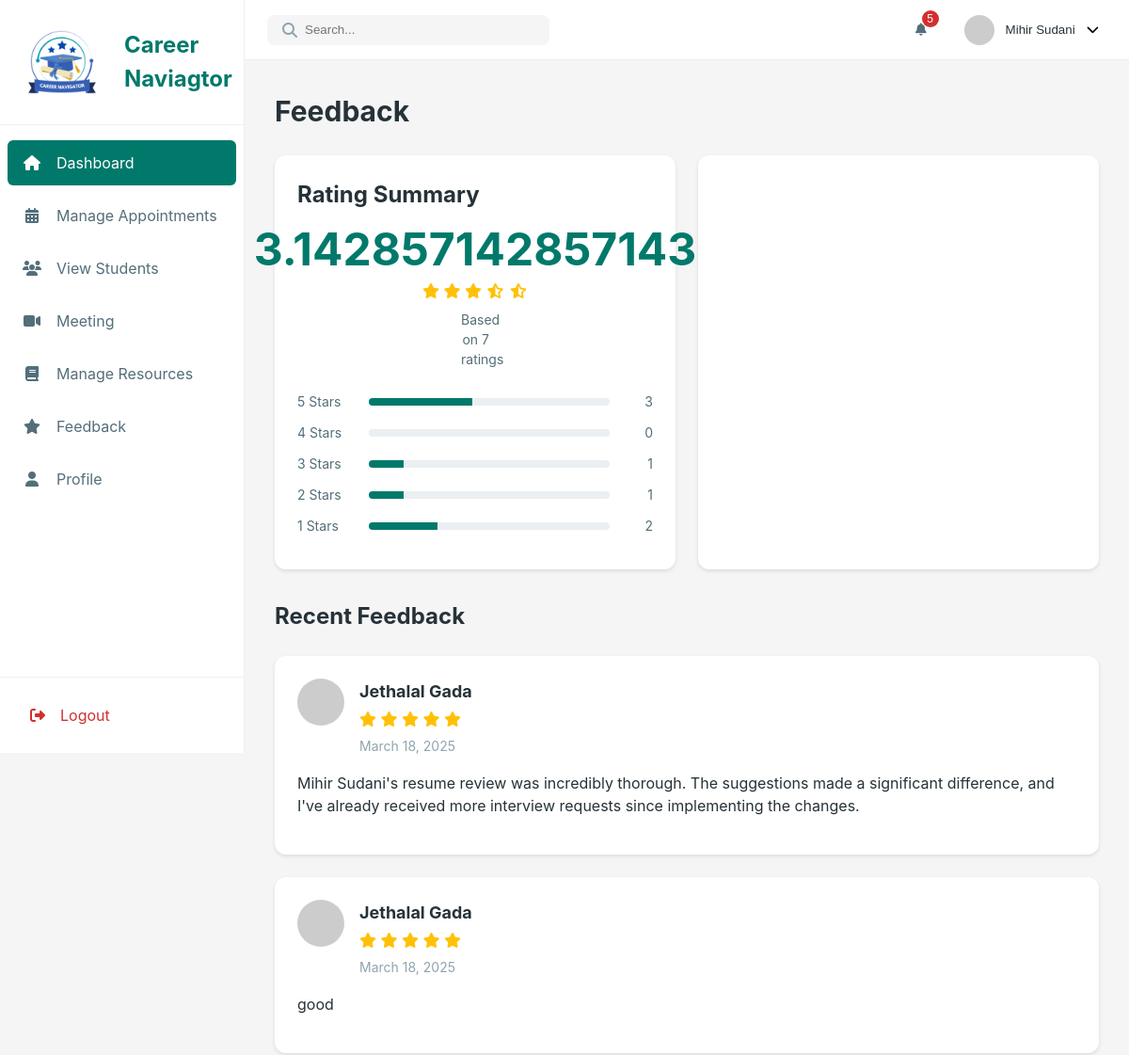
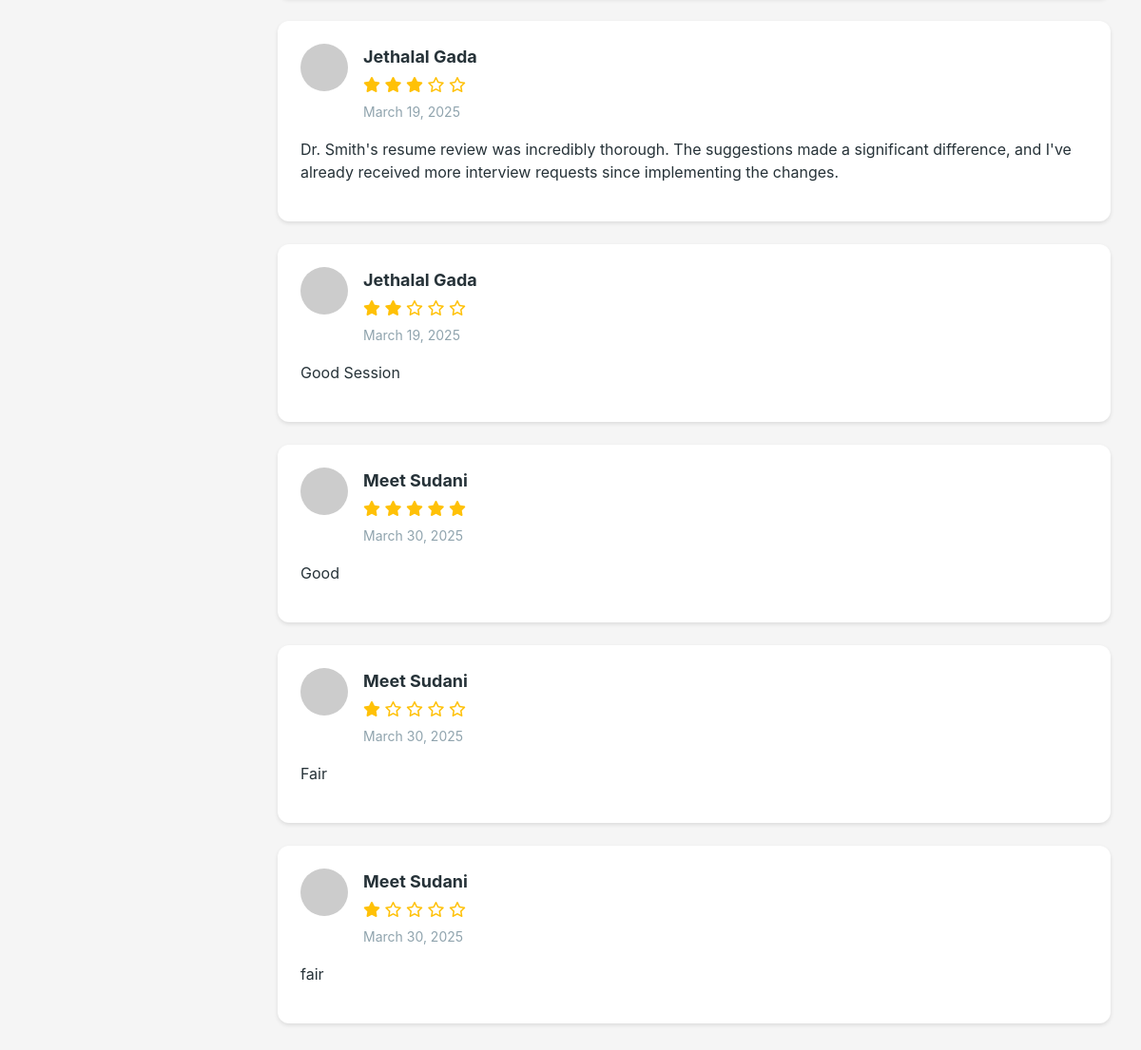
Screenshot of /coun_feedback (signed in) with the database file from the repository (2 pictures, top to bottom).
### model.py (models this page shows)
class Feedback(db.Model):
    __tablename__ = 'feedbacks'
    id = db.Column(db.Integer, primary_key=True, autoincrement=True)
    counselor_id = db.Column(db.Integer, db.ForeignKey('counselors.id'), nullable=False)
    student_id = db.Column(db.Integer, db.ForeignKey('students.id'), nullable=False)
    rating = db.Column(db.Integer, nullable=False)
    feedback_text = db.Column(db.Text, nullable=False)
    created_at = db.Column(db.DateTime, nullable=False, default=datetime.now(timezone.utc))
    counselor = db.relationship('Counselor', back_populates='feedbacks')
    student = db.relationship('Student', back_populates='feedbacks')

class Student(db.Model):
    __tablename__ = 'students'
    id = db.Column(db.Integer, primary_key=True, autoincrement=True)
    name = db.Column(db.String(100), nullable=False)
    email = db.Column(db.String(100), nullable=False, unique=True)
    contact_number = db.Column(db.String(15), nullable=False)
    password = db.Column(db.String(255), nullable=False)
    con_password = db.Column(db.String(255), nullable=False)
    interests = db.Column(db.Text, nullable=True)
    created_at = db.Column(db.DateTime, nullable=False, default=datetime.now(timezone.utc))
    feedbacks = db.relationship('Feedback', back_populates='student')

### app.py (the view)
@app.route('/coun_feedback')
def coun_feedback():
    if 'counselor_id' and 'counselor_name' not in session:
        return redirect(url_for('coun_login'))
    counselor_id = session['counselor_id']
    feedbacks = Feedback.query.filter_by(counselor_id=counselor_id).all()
    ratings = db.session.query(
        Feedback.rating,
        func.count(Feedback.rating).label('count')
    ).filter_by(counselor_id=counselor_id).group_by(Feedback.rating).all()
    total_ratings = sum(r[1] for r in ratings)
    overall_rating = (
        sum(r[0] * r[1] for r in ratings) / total_ratings if total_ratings > 0 else 0
    )
    rating_distribution = {star: 0 for star in range(1,6)}
    for r in ratings:
        rating_distribution[r[0]] = r[1]
    return render_template('counselor/coun_feedback.html',active_page='coun_feedback',feedbacks=feedbacks,total_ratings=total_ratings,rating_distribution=rating_distribution,overall_rating=overall_rating)

### templates/counselor/coun_feedback.html (shortened to what this page needs)
{% extends 'counselor/counselor_base.html' %}
{% block coun_content %}
<div class="section-header">
    <h1>Feedback</h1>
</div>
<div class="feedback-overview">
    <div class="rating-summary">
        <div class="rating-header">
            <h2>Rating Summary</h2>
            <div class="overall-rating">
                <span class="rating-number">{{ overall_rating }}</span>
                <div class="stars">
                    {% for star in range(1, 6) %}
                    <i class="fas fa-star{% if star > overall_rating %}-half-alt{% endif %}"></i>
                    {% endfor %}
                </div>
                <span class="rating-count">Based on {{ total_ratings }} ratings</span>
            </div>
        </div>
        <div class="rating-bars">
            {% for star in range(5, 0, -1) %}
            <div class="rating-bar-item">
                <div class="rating-label">{{ star }} Stars</div>
                <div class="rating-bar-container">
                    <div class="rating-bar"
                        style="width: {{ (rating_distribution[star] / total_ratings * 100) if total_ratings > 0 else 0 }}% ">
                    </div>
                </div>
                <div class="rating-count">{{ rating_distribution[star] }}</div>
            </div>
            {% endfor %}
        </div>
    </div>
    <div class="rating-chart">
    </div>
</div>
<div class="feedback-list">
    <div class="section-header">
        <h2>Recent Feedback</h2>
    </div>
    <div class="feedback-items">
        {% for feedback in feedbacks %}
        <div class="feedback-item">
            <div class="feedback-header">
                <img src="https://ui-avatars.com/api/?name={{ feedback.student.name | urlencode }}"
                    class="feedback-avatar">
                <div class="feedback-info">
                    <h3>{{ feedback.student.name }}</h3>
                    <div class="feedback-stars">
                        {% for _ in range(feedback.rating) %}
                        <i class="fas fa-star"></i>
                        {% endfor %}
                        {% for _ in range(5 - feedback.rating) %}
                        <i class="far fa-star"></i>
                        {% endfor %}
                    </div>
                    <span class="feedback-date">{{ feedback.created_at.strftime('%B %d, %Y') }}</span>
                </div>
            </div>
            <div class="feedback-content">
                <p>{{ feedback.feedback_text }}</p>
            </div>
        </div>
        {% endfor %}
    </div>
</div>
{% endblock %}

### static/css/counselor/counselor.css (style rules this page uses)
:root { --primary-color: #00796b; --primary-light: #48a999; --primary-dark: #004c40; --secondary-color: #607d8b; --warning-color: #ffa000; --danger-color: #d32f2f; --success-color: #388e3c; --background-color: #f5f5f5; --surface-color: #ffffff; --text-primary: #263238; --text-secondary: #546e7a; --text-muted: #90a4ae; --border-color: #eceff1; --sidebar-width: 260px; --sidebar-collapsed-width: 70px; --top-bar-height: 64px; --card-shadow: 0 2px 4px rgba(0, 0, 0, 0.1); --transition-speed: 0.3s; }
* { margin: 0; padding: 0; box-sizing: border-box; }
body { font-family: "Poppins", -apple-system, BlinkMacSystemFont, "Segoe UI", Roboto, Oxygen, Ubuntu, Cantarell, sans-serif; background-color: var(--background-color); color: var(--text-primary); line-height: 1.5; }
.section-header { display: flex; justify-content: space-between; align-items: center; margin-bottom: 1.5rem; }
.section-header h1 { font-size: 1.875rem; color: var(--text-primary); }
.section-header h2 { font-size: 1.5rem; color: var(--text-primary); }
.feedback-overview { display: grid; grid-template-columns: repeat(auto-fit, minmax(400px, 1fr)); gap: 1.5rem; margin-bottom: 2rem; }
.rating-summary { background-color: var(--surface-color); border-radius: 12px; padding: 1.5rem; box-shadow: var(--card-shadow); }
.rating-header { margin-bottom: 1.5rem; }
.overall-rating { display: flex; flex-direction: column; align-items: center; margin-top: 1rem; }
.rating-number { font-size: 3rem; font-weight: bold; color: var(--primary-color); line-height: 1; }
.stars { margin: 0.5rem 0; color: #ffc107; }
.rating-count { font-size: 0.875rem; color: var(--text-secondary); }
.rating-bars { margin-top: 1.5rem; }
.rating-bar-item { display: flex; align-items: center; margin-bottom: 0.75rem; }
.rating-label { width: 60px; font-size: 0.875rem; color: var(--text-secondary); }
.rating-bar-container { flex: 1; height: 8px; background-color: var(--border-color); border-radius: 4px; overflow: hidden; margin: 0 1rem; }
.rating-bar { height: 100%; background-color: var(--primary-color); }
.rating-count { width: 30px; text-align: right; font-size: 0.875rem; color: var(--text-secondary); }
.rating-chart { background-color: var(--surface-color); border-radius: 12px; padding: 1.5rem; box-shadow: var(--card-shadow); }
.feedback-items { display: flex; flex-direction: column; gap: 1.5rem; }
.feedback-item { background-color: var(--surface-color); border-radius: 12px; padding: 1.5rem; box-shadow: var(--card-shadow); }
.feedback-header { display: flex; gap: 1rem; margin-bottom: 1rem; }
.feedback-avatar { width: 50px; height: 50px; border-radius: 50%; }
.feedback-info h3 { font-size: 1.125rem; margin-bottom: 0.25rem; }
.feedback-stars { color: #ffc107; margin-bottom: 0.25rem; }
.feedback-date { font-size: 0.875rem; color: var(--text-muted); }
.feedback-content { margin-bottom: 1rem; }

### rows the page displays
Feedback: student.name "Jethalal Gada", rating 5 (drawn), created_at "March 18, 2025", feedback_text "Mihir Sudani's resume review was incredibly thorough. The suggestions made a significant difference, and I've already received more interview requests since implementing the changes."
Feedback: student.name "Jethalal Gada", rating 5 (drawn), created_at "March 18, 2025", feedback_text "good"
Feedback: student.name "Jethalal Gada", rating 3 (drawn), created_at "March 19, 2025", feedback_text "Dr. Smith's resume review was incredibly thorough. The suggestions made a significant difference, and I've already received more interview requests since implementing the changes."
Feedback: student.name "Jethalal Gada", rating 2 (drawn), created_at "March 19, 2025", feedback_text "Good Session"
Feedback: student.name "Meet Sudani", rating 5 (drawn), created_at "March 30, 2025", feedback_text "Good"
Feedback: student.name "Meet Sudani", rating 1 (drawn), created_at "March 30, 2025", feedback_text "Fair"
Feedback: student.name "Meet Sudani", rating 1 (drawn), created_at "March 30, 2025", feedback_text "fair"

### other values shown
{{ session['counselor_name'] }} "Mihir Sudani"
{{ overall_rating }} "3.142857142857143"
{{ total_ratings }} "7"
{{ star }} "5" "4" "3" "2" "1"
{{ rating_distribution[star] }} "3" "0" "1" "1" "2"
